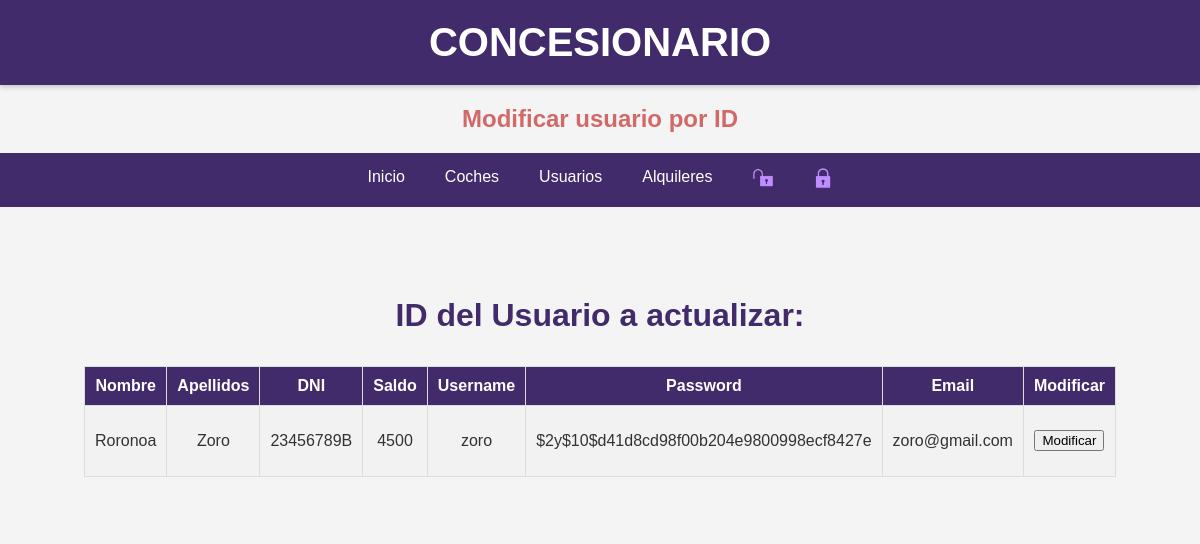
/Usuarios/Modificar/UF_Modificar.php (signed in), run on the app's committed database.
### tables this page shows
CREATE TABLE `usuarios` (
  `id_usuario` int(10) unsigned NOT NULL AUTO_INCREMENT,
  `password` varchar(100) DEFAULT NULL,
  `nombre` varchar(50) DEFAULT NULL,
  `apellidos` varchar(50) DEFAULT NULL,
  `dni` varchar(9) DEFAULT NULL,
  `saldo` float DEFAULT NULL,
  `username` varchar(20) DEFAULT NULL,
  `email` varchar(50) DEFAULT NULL,
  `tipo_usuario` varchar(10) DEFAULT NULL,
  PRIMARY KEY (`id_usuario`)
);

### Usuarios/Modificar/UF_Modificar.php (the view, shortened to what this page needs)
<?php
$tipo = $_SESSION['tipo'];
?>
<!DOCTYPE html>
<html lang="en">
<head>
    <link rel="stylesheet" href="../../Estilos.css">
</head>
    <body>
    <header><h1>CONCESIONARIO</h1></header>
	<h2>Modificar usuario por ID </h2>
    <nav class="nav">
    <ul>
        <li> <a href='../../Index.php'> Inicio </a> </li>
         <?php if ($tipo == 'Vendedor' ||  $tipo == 'Admin' ||  $tipo == 'Comprador' ){
        echo "<li> <a href='../../Coches/Coches.php'> Coches </a> </li>
		<li> <a href='../../Usuarios/Usuarios.php'> Usuarios </a>	";  } ?>
		</li>
		<?php if ($tipo == 'Vendedor' ||  $tipo == 'Admin' ||  $tipo == 'Comprador' ){
        echo "<li> <a href='../../Alquileres/Alquileres.php'> Alquileres </a> </li>";  } ?>
            <li>  <a href="../../Log/F_Registrer.php"><img  class="loginn" src="../../Imagenes/login.png"></a>
		    </li>
            <li> <a href='../../Log/Logout.php'> <img  class="loginn" src="../../Imagenes/logout.png"></a>
            </li>
	</ul>
    </nav><br>
    <div class="main-content">
            <h3> ID del Usuario a actualizar:</h3>
<?PHP
   $conexion = mysqli_connect ("localhost", "root", "rootroot")
      or die ("No se puede conectar con el servidor");
   mysqli_select_db ($conexion,"concesionario")
      or die ("No se puede seleccionar la base de datos");
    $user = $_SESSION['username'];
    if ($tipo =="Admin"){
    $instruccion = "select * from usuarios";
    }else {
        $instruccion = "select * from usuarios where username= '$user'";
    }
   $consulta = mysqli_query ($conexion,$instruccion)
      or die ("Fallo en la consulta");
   $nfilas = mysqli_num_rows ($consulta);
   if ($nfilas > 0)
   {
      print ("<TABLE border=1 align=center>\n");
      print ("<TR>\n");
      print ("<TH>Nombre</TH>\n");
      print ("<TH>Apellidos</TH>\n");
      print ("<TH>DNI</TH>\n");
      print ("<TH>Saldo</TH>\n");
      print ("<TH>Username</TH>\n");
      print ("<TH> Password</TH>\n");
      print ("<TH>Email</TH>\n");
      print ("<TH>Modificar</TH>\n");
      print ("</TR>\n");
      for ($i=0; $i<$nfilas; $i++)
      {
         $resultado = mysqli_fetch_array($consulta);
         print ("<TR align=center>\n");
         print ("<TD height=50px width=100>" . $resultado['nombre'] . "</TD>\n");
         print ("<TD height=50px width=100>" . $resultado['apellidos'] . "</TD>\n");
         print ("<TD height=50px width=100>" . $resultado['dni'] . "</TD>\n");
         print ("<TD height=50px width=100>" . $resultado['saldo'] . "</TD>\n");
         print ("<TD height=50px width=100>" . $resultado['username'] . "</TD>\n");
         $hashed_password = password_hash($row['password'], PASSWORD_DEFAULT);
		 echo "<td>" . htmlspecialchars($hashed_password) . "</td>";
         print ("<TD height=50px width=100>" . $resultado['email'] . "</TD>\n");
         print ("<TD height=50px width=100>
            <form action='U_Modificar1.php' METHOD='POST'>
                <input type='hidden' name='users' value= ". $resultado['id_usuario'] . ">
                <button type='submit'>Modificar</button>
             </form>
        </TD>\n");
         print ("</TR>\n");
      }
      print ("</TABLE>\n");
   }
   else {
      print ("No hay usuarios disponibles");
   }
?>
    </div>
</body>
</html>

### Estilos.css (style rules this page uses)
body { font-family: Arial, sans-serif; margin: 0; padding: 0; background-color: #f4f4f4; color: #333; }
header { background-color: #412B6A; color: white; padding: 20px 0; text-align: center; box-shadow: 0 2px 5px rgba(0, 0, 0, 0.2); }
header h1 { margin: 0; font-size: 2.5rem; }
.main-content { padding: 40px 20px; text-align: center; background-color: #f4f4f4; margin: 20px 0; }
.main-content h3 { color: #412B6A; font-size: 2rem; }
.nav { display: flex; justify-content: center; background-color: #412B6A; margin: 0; padding: 0; }
.nav ul { list-style: none; margin: 0; padding: 0; display: flex; }
.nav li { position: relative; }
.nav li a { text-decoration: none; padding: 15px 20px; color: white; display: block; transition: background-color 0.3s, color 0.3s; }
.main-content { padding: 20px; text-align: center; }
.main-content h3 { color: #412B6A; }
table { width: 80%; margin: 20px auto; border-collapse: collapse; border: 2px solidrgb(60, 36, 65); text-align: center; }
th, td { padding: 10px; border: 1px solid #ddd; }
th { background-color: #412B6A; color: white; }
tr:nth-child(even) { background-color: #f2f2f2; }
h2 { color: rgb(209, 105, 105); text-align: center; }
h3 { color: #412B6A;; text-align: center; }
.loginn { width: 20px; height: 20px; }

### data on the page
usuarios: nombre "Roronoa", apellidos "Zoro", dni "23456789B", saldo "4500", username "zoro", hashed_password "$2y$10$d41d8cd98f00b204e9800998ecf8427e", email "zoro@gmail.com"
